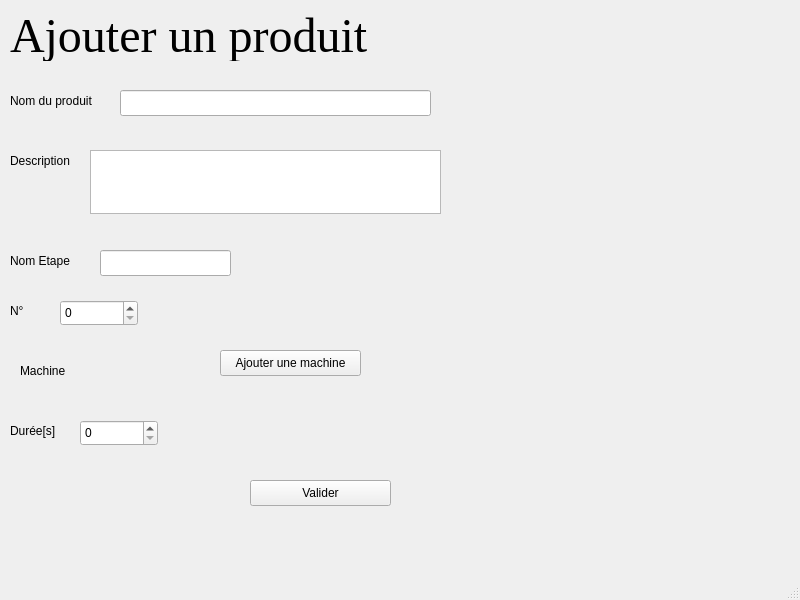
<?xml version="1.0" encoding="UTF-8"?>
<ui version="4.0">
 <class>MainWindow</class>
 <widget class="QMainWindow" name="MainWindow">
  <property name="geometry">
   <rect>
    <x>0</x>
    <y>0</y>
    <width>800</width>
    <height>600</height>
   </rect>
  </property>
  <property name="windowTitle">
   <string>MainWindow</string>
  </property>
  <widget class="QWidget" name="centralwidget">
   <widget class="QLabel" name="label">
    <property name="geometry">
     <rect>
      <x>10</x>
      <y>10</y>
      <width>501</width>
      <height>51</height>
     </rect>
    </property>
    <property name="font">
     <font>
      <family>Georgia</family>
      <pointsize>36</pointsize>
     </font>
    </property>
    <property name="text">
     <string>Ajouter un produit</string>
    </property>
   </widget>
   <widget class="QLabel" name="label_2">
    <property name="geometry">
     <rect>
      <x>10</x>
      <y>90</y>
      <width>91</width>
      <height>21</height>
     </rect>
    </property>
    <property name="text">
     <string>Nom du produit</string>
    </property>
   </widget>
   <widget class="QLineEdit" name="lineEdit">
    <property name="geometry">
     <rect>
      <x>120</x>
      <y>90</y>
      <width>311</width>
      <height>26</height>
     </rect>
    </property>
   </widget>
   <widget class="QLabel" name="label_3">
    <property name="geometry">
     <rect>
      <x>10</x>
      <y>150</y>
      <width>91</width>
      <height>21</height>
     </rect>
    </property>
    <property name="text">
     <string>Description</string>
    </property>
   </widget>
   <widget class="QTextEdit" name="textEdit">
    <property name="geometry">
     <rect>
      <x>90</x>
      <y>150</y>
      <width>351</width>
      <height>64</height>
     </rect>
    </property>
   </widget>
   <widget class="QLabel" name="label_4">
    <property name="geometry">
     <rect>
      <x>10</x>
      <y>250</y>
      <width>91</width>
      <height>21</height>
     </rect>
    </property>
    <property name="text">
     <string>Nom Etape</string>
    </property>
   </widget>
   <widget class="QLineEdit" name="lineEdit_2">
    <property name="geometry">
     <rect>
      <x>100</x>
      <y>250</y>
      <width>131</width>
      <height>26</height>
     </rect>
    </property>
   </widget>
   <widget class="QLabel" name="label_5">
    <property name="geometry">
     <rect>
      <x>10</x>
      <y>300</y>
      <width>31</width>
      <height>21</height>
     </rect>
    </property>
    <property name="text">
     <string>N°</string>
    </property>
   </widget>
   <widget class="QSpinBox" name="spinBox">
    <property name="geometry">
     <rect>
      <x>60</x>
      <y>300</y>
      <width>78</width>
      <height>26</height>
     </rect>
    </property>
   </widget>
   <widget class="QLabel" name="label_6">
    <property name="geometry">
     <rect>
      <x>20</x>
      <y>360</y>
      <width>51</width>
      <height>21</height>
     </rect>
    </property>
    <property name="text">
     <string>Machine</string>
    </property>
   </widget>
   <widget class="QPushButton" name="pushButton">
    <property name="geometry">
     <rect>
      <x>220</x>
      <y>350</y>
      <width>141</width>
      <height>26</height>
     </rect>
    </property>
    <property name="text">
     <string>Ajouter une machine</string>
    </property>
   </widget>
   <widget class="QLabel" name="label_7">
    <property name="geometry">
     <rect>
      <x>10</x>
      <y>420</y>
      <width>51</width>
      <height>21</height>
     </rect>
    </property>
    <property name="text">
     <string>Durée[s] </string>
    </property>
   </widget>
   <widget class="QSpinBox" name="spinBox_2">
    <property name="geometry">
     <rect>
      <x>80</x>
      <y>420</y>
      <width>78</width>
      <height>26</height>
     </rect>
    </property>
   </widget>
   <widget class="QPushButton" name="pushButton_2">
    <property name="geometry">
     <rect>
      <x>250</x>
      <y>480</y>
      <width>141</width>
      <height>26</height>
     </rect>
    </property>
    <property name="text">
     <string>Valider</string>
    </property>
   </widget>
  </widget>
  <widget class="QMenuBar" name="menubar">
   <property name="geometry">
    <rect>
     <x>0</x>
     <y>0</y>
     <width>800</width>
     <height>33</height>
    </rect>
   </property>
  </widget>
  <widget class="QStatusBar" name="statusbar"/>
 </widget>
 <resources/>
 <connections/>
</ui>
